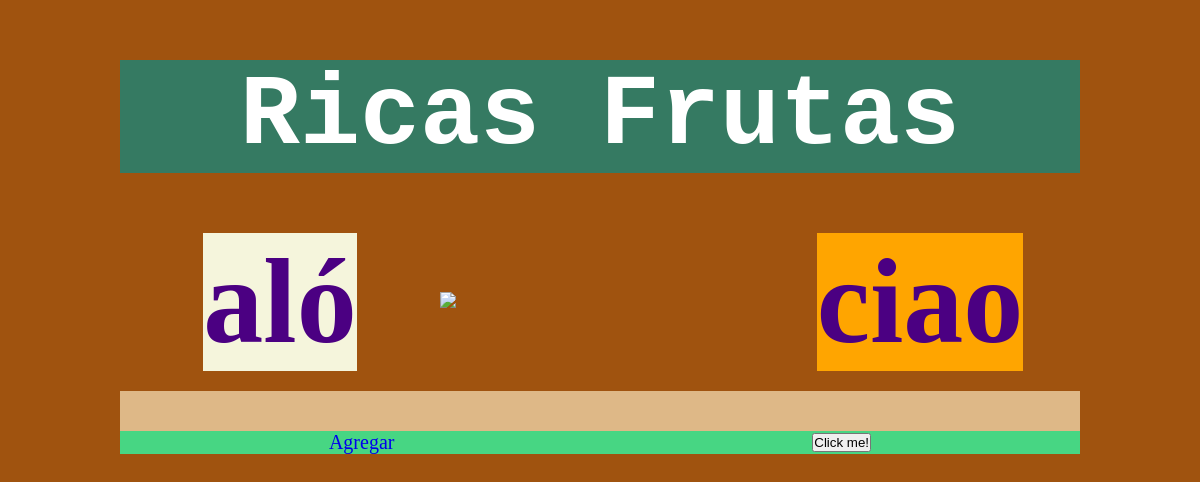
Before: /frutas/ with the older database file.
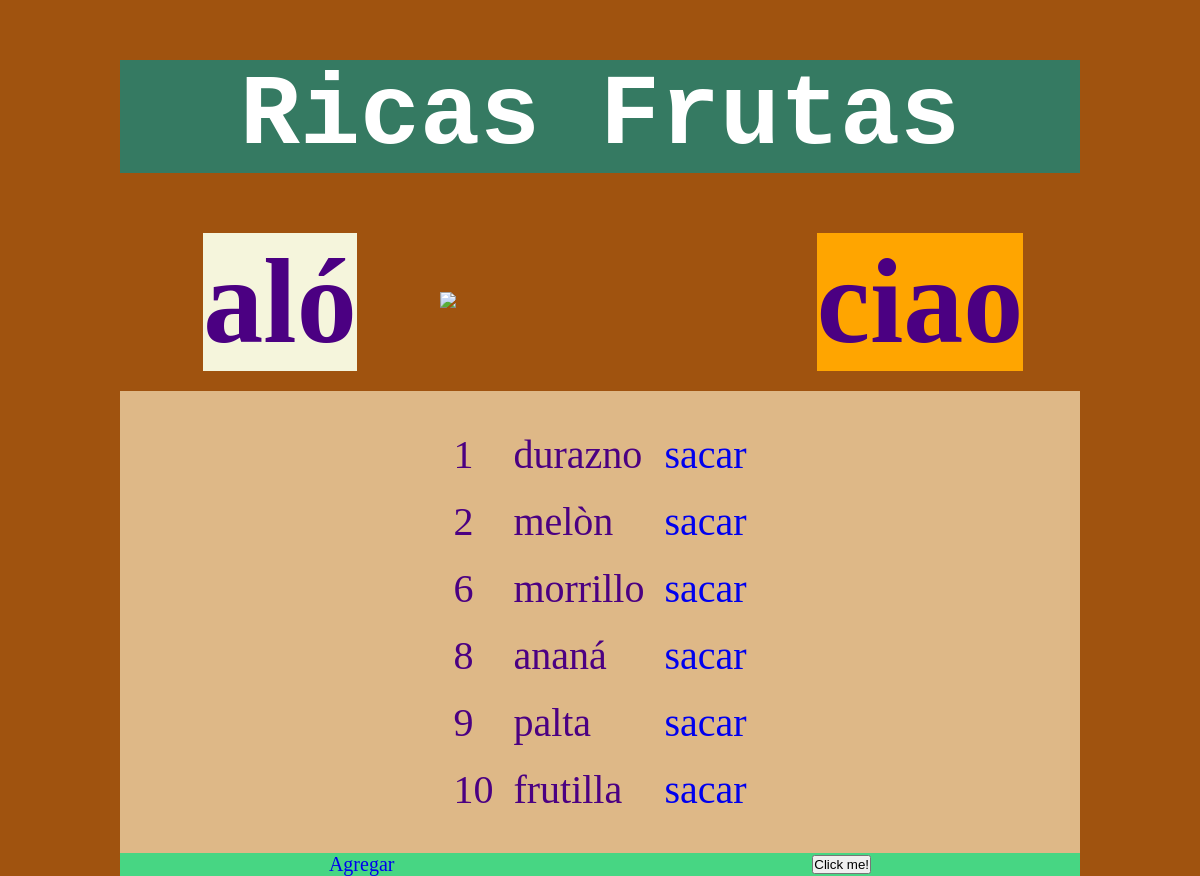
After: the same page with the newer database file.
### members/models.py (models this page shows)
class Frutas(models.Model):
  fruta = models.CharField(max_length=255)

### members/views.py (the view)
# urls.py: path('frutas/', views.frutas, name = 'frutas'),
def frutas(request):
  fruta = Frutas.objects.all().values()
  template = loader.get_template('frutas.html')
  context = {
    'fruta':fruta,
  }
  return HttpResponse(template.render(context, request))

### members/templates/frutas.html (shortened to what this page needs)
{% load static %}
<!DOCTYPE html>
<html lang="en">
  <head>
    <link rel="stylesheet" href="{% static '/css/myfirst.css' %}" />
  </head>
  <body>
    <h1>Ricas Frutas</h1>
    <div class="imagen">
       <div class="uno">
        <p>aló</p>
       </div>
       <div class="dos">
        <img src="{% static '/imgs/dos.jpg' %}">
      </div>
       <div class="tres">
        <p>ciao</p>
      </div>
    </div>
    <div class="tabla">
      <table>
        {% for x in fruta %}
        <tr>
          <td>{{x.id}}</td>
          <td>{{x.fruta}}</td>
          <td><a href="sacar/{{ x.id }}">sacar</a></td>
        </tr>
        {% endfor %}
      </table>
    </div>
    <div class="fin">
      <p><a href="suma_fruta/">Agregar</a></p>
      <button onclick="myHalt()">Click me!</button>
    </div>
  </body>
</html>

Changed rows visible on the page:
added Frutas: id "1", fruta "durazno"
added Frutas: id "2", fruta "melòn"
added Frutas: id "6", fruta "morrillo"
added Frutas: id "8", fruta "ananá"
added Frutas: id "9", fruta "palta"
added Frutas: id "10", fruta "frutilla"
